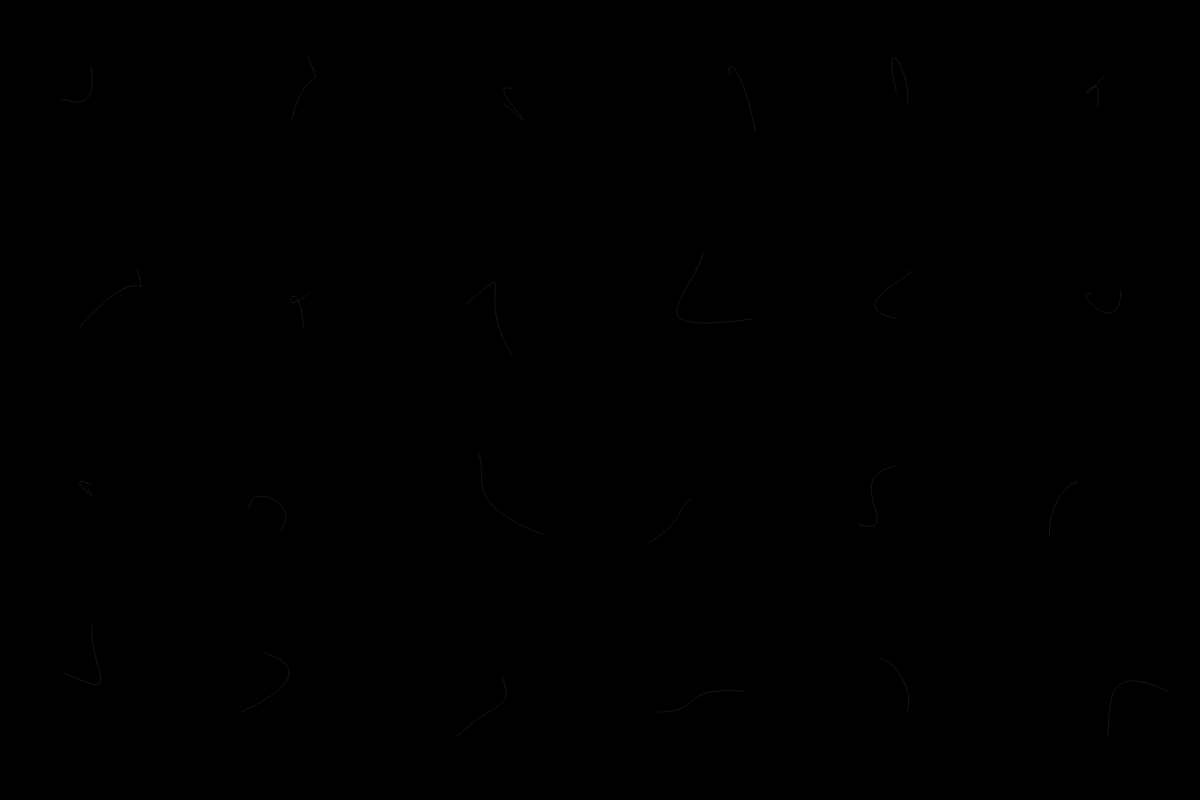
Frame 1 (no input)
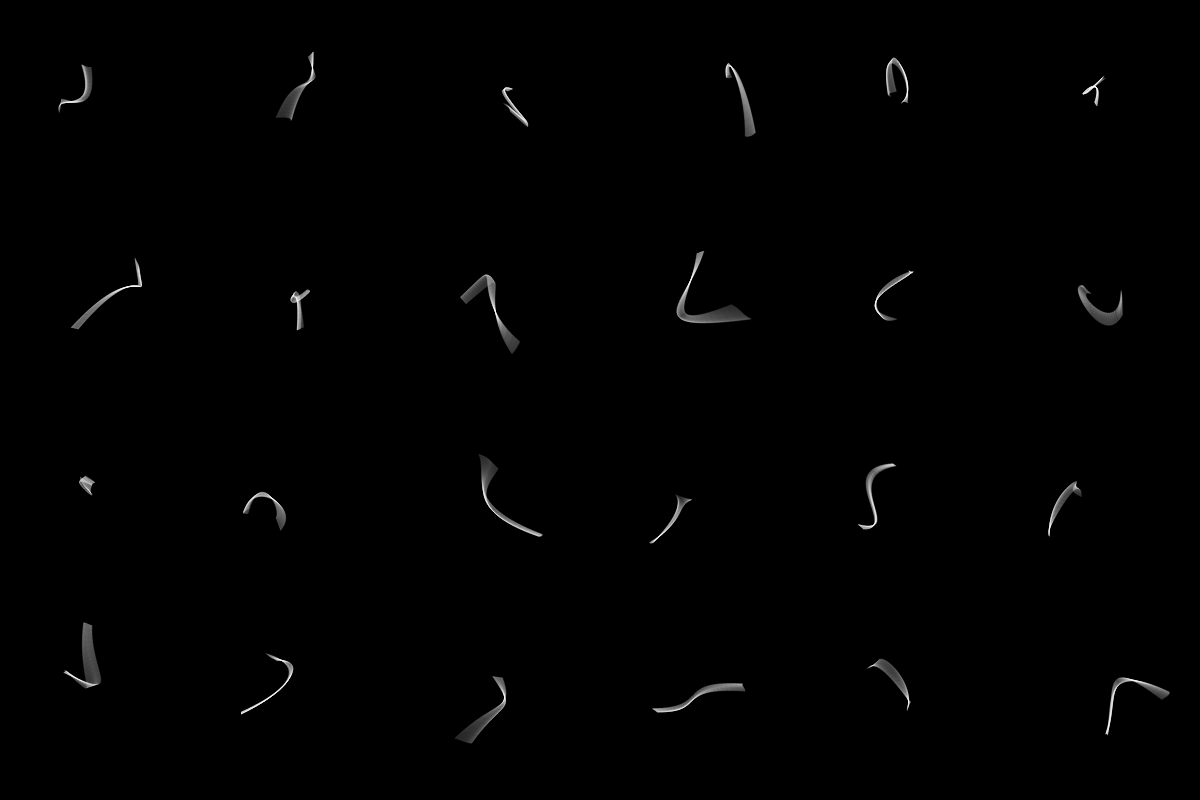
Frame 60 (no input)
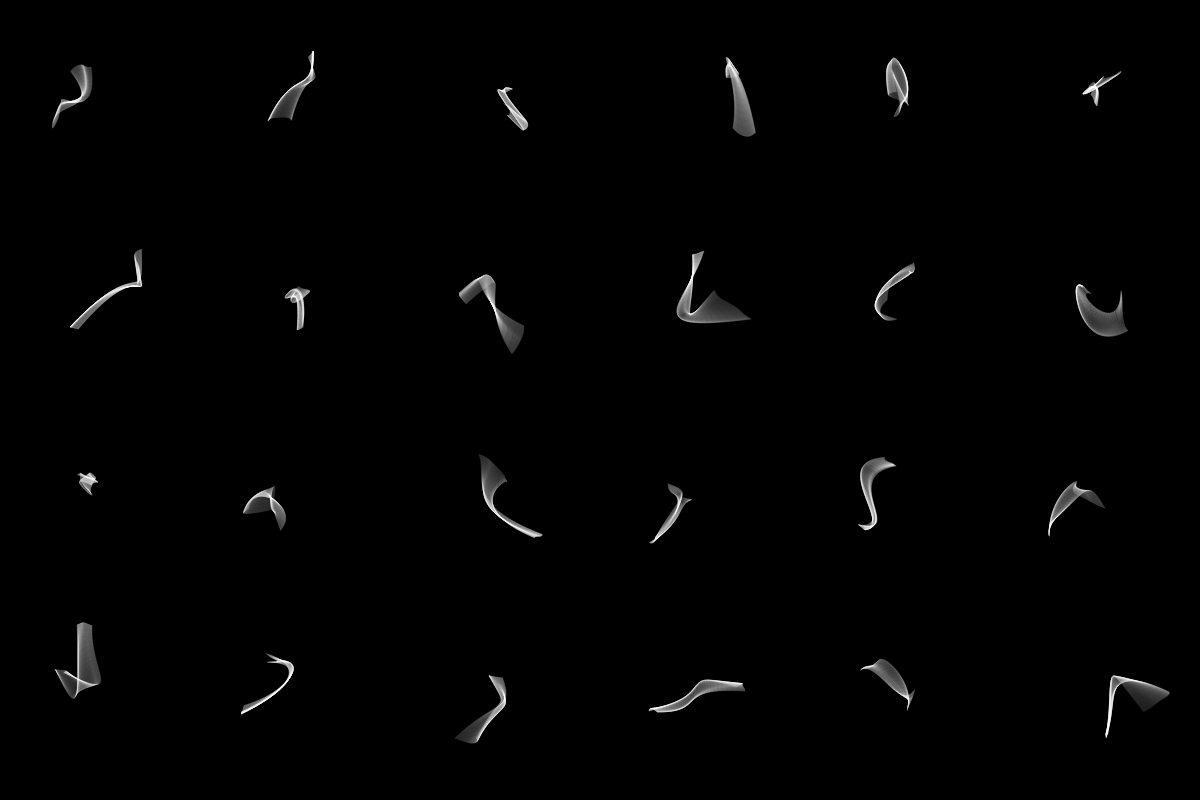
Frame 120 (the mouse pressed at the canvas centre since frame 60)

The p5.js sketch that drew these frames (run headless with seeded random() and noise() and a simulated clock; from frame 60 on, the mouse is pressed at the canvas centre):

// p5.js sketch
// ── sketch.js
var nx1 = [];
var nx2 = [];
var nx3 = [];
var nx4 = [];
var ny1 = [];
var ny2 = [];
var ny3 = [];
var ny4 = [];

var nx;
var ny;

var n; // number of bezier figures we have

function setup() {
  
  createCanvas(1200, 800);
  background(0);
  
  // let all the initial noise sampling
  // variables be different, so our samples
  // aren't all initially the same
  
  nx = 6;   // number of columns
  ny = 4;   // number of rows
  
  n = nx * ny;
  
  for (var i=0; i<n; i++) {
    nx1.push(random(100));
    nx2.push(random(100));
    nx3.push(random(100));
    nx4.push(random(100));
    ny1.push(random(100));
    ny2.push(random(100));
    ny3.push(random(100));
    ny4.push(random(100));
  }  
}

function draw() {
  
  for (var i=0; i<n; i++) {
    
    // we want a grid position from our counter variable
    // i.e. for nx = 5, and ny = 4   (5 columns, 4 rows)
    // we want this:
    // i=0, ix=0, iy=0
    // i=1, ix=1, iy=0
    // i=2, ix=2, iy=0
    // i=3, ix=3, iy=0
    // i=4, ix=4, iy=0
    // i=5, ix=0, iy=1
    // i=6, ix=1, iy=1
    // i=7, ix=2, iy=1
    // i=8, ix=3, iy=1
    // i=9, ix=4, iy=1
    // i=10, ix=0, iy=2
    // i=11, ix=1, iy=2
    // i=12, ix=2, iy=2
    // i=13, ix=3, iy=2
    // i=14, ix=4, iy=2

    // we need to conver the counter variable to a row and column index
    // see p00_modulo for this
    var ix = i % nx;        // column
    var iy = floor(i / nx); // row

    // for each position in the grid, get the left-right range of x-position ix
    var xleft = (width / nx) * ix;      
    var xright = (width / nx) * (ix+1);
    
    // for each position in the grid, get the top-down range of y-position iy
    var ytop = (height / ny) * iy;
    var ybottom = (height / ny) * (iy+1);
    
    var x1 = map(noise(nx1[i]), 0, 1, xleft, xright);
    var x2 = map(noise(nx2[i]), 0, 1, xleft, xright);
    var x3 = map(noise(nx3[i]), 0, 1, xleft, xright);
    var x4 = map(noise(nx4[i]), 0, 1, xleft, xright);
    var y1 = map(noise(ny1[i]), 0, 1, ytop, ybottom);
    var y2 = map(noise(ny2[i]), 0, 1, ytop, ybottom);
    var y3 = map(noise(ny3[i]), 0, 1, ytop, ybottom);
    var y4 = map(noise(ny4[i]), 0, 1, ytop, ybottom);
  
    noFill();
    stroke(255, 20);
    bezier(x1, y1, x2, y2, x3, y3, x4, y4);
    
    // change the noise samples
    nx1[i] += 0.0011;
    nx2[i] += 0.0022;
    nx3[i] += 0.0017;
    nx4[i] += 0.0021;
    ny1[i] += 0.0013;
    ny2[i] += 0.0019;
    ny3[i] += 0.0015;
    ny4[i] += 0.0014;
  }
}
